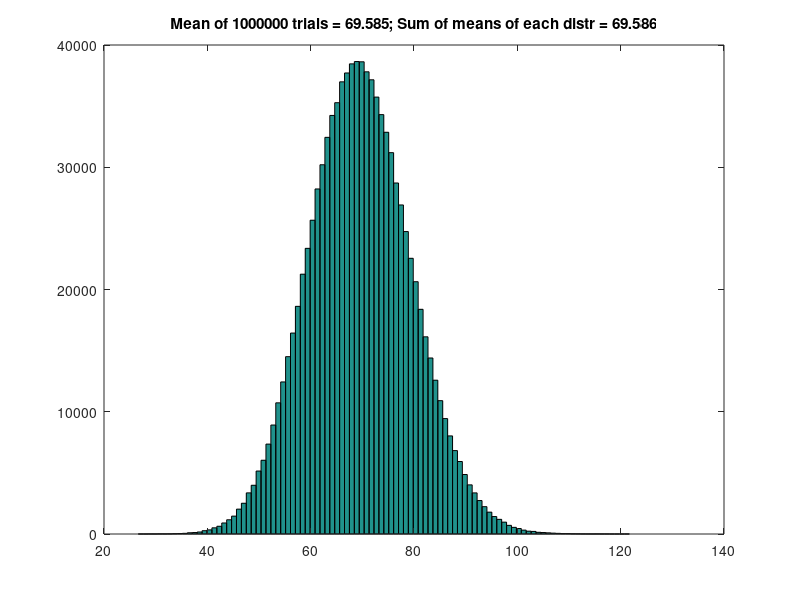

MATLAB code to generate this figure:
clear all;close all;clc

N = 10; %how many pairs of variables
maxMean = 5; %i'll make N variables with different means; this is the max
meansX = maxMean*rand(1,N); %make E[X_n]
variancesX = rand(1,N); %Var[X_n]
meansY = maxMean*rand(1,N); %make E[Y_n]
variancesY = rand(1,N); %Var[Y_n]
Ntrials = 1000000; %now many trials of: X_1*Y_1+X_2*Y_2+...+X_N*Y_N
X = randn(Ntrials,N);Y = randn(Ntrials,N);%make normal(0,1); scaled below
for i = 1:N %run through the N pairs and set the means and variances
    X(:,i) = sqrt(variancesX(i))*X(:,i)+meansX(i);
    Y(:,i) = sqrt(variancesY(i))*Y(:,i)+meansY(i);
end
Z = sum(X.*Y,2);hist(Z,100);
title(sprintf('Mean of %d trials = %5.3f; Sum of means of each distr = %5.3f',Ntrials,sum(meansX.*meansY),mean(Z)));
sum(meansX.^2.*variancesY+meansY.^2.*variancesX+variancesY.*variancesY)
var(Z)